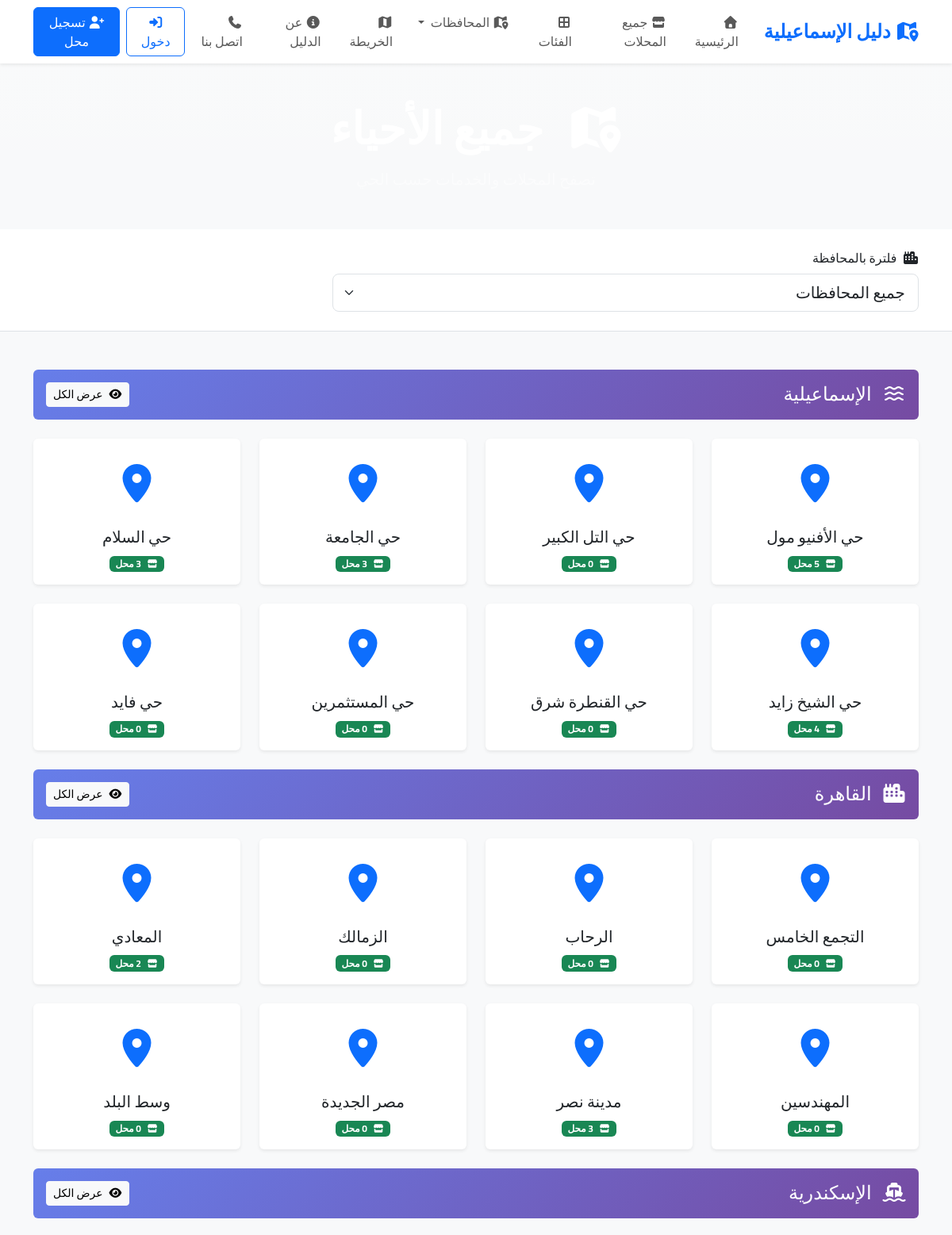
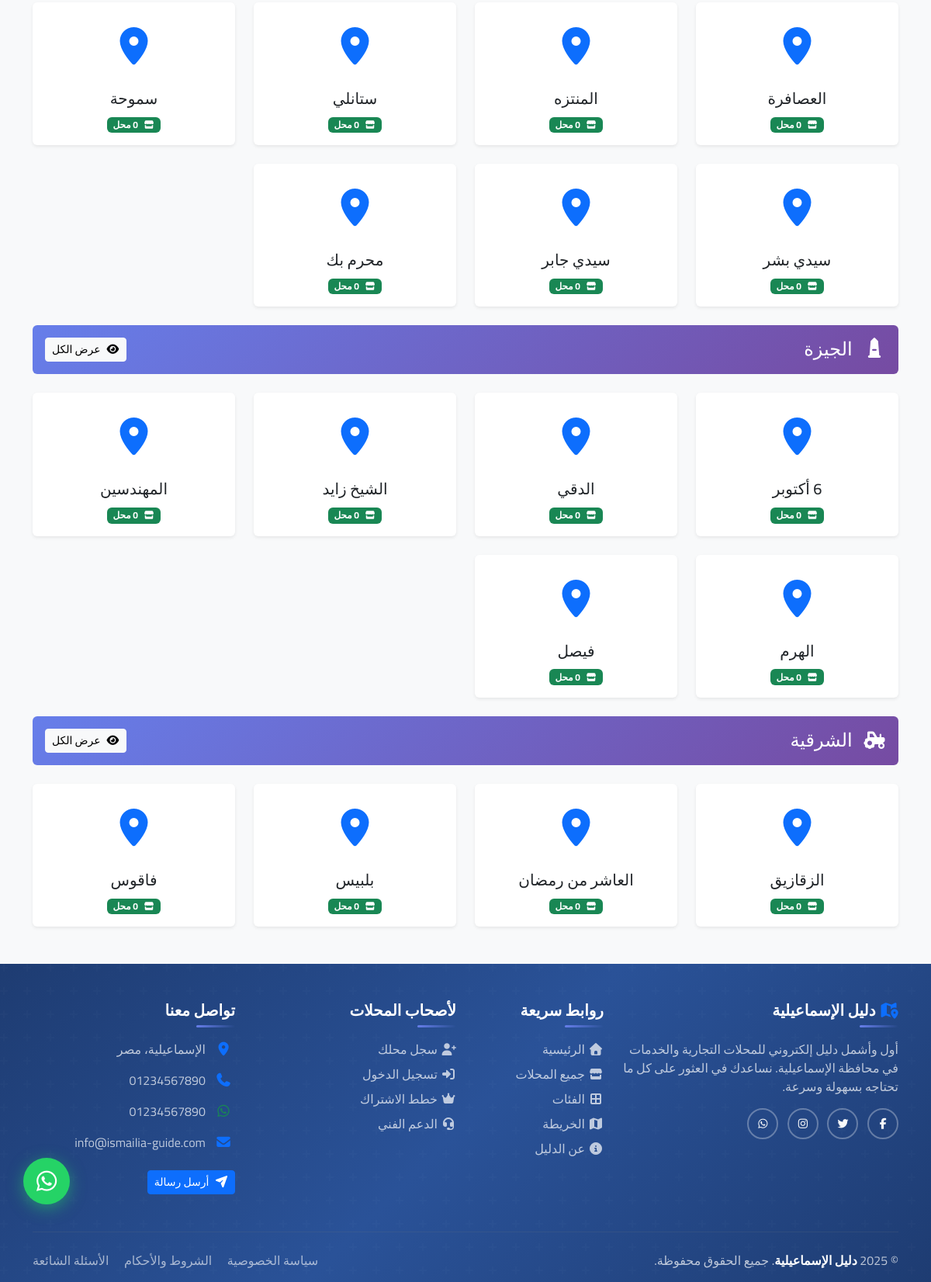
Screenshot of /districts/ with the database file from the repository (2 pictures, top to bottom).
### directory/models.py (models this page shows, shortened)
class Governorate(models.Model):
    name = models.CharField(
        max_length=100,
        unique=True,
        verbose_name='اسم المحافظة',
        help_text='مثال: الإسماعيلية، الشرقية، بورسعيد',
        db_index=True
    )
    slug = models.SlugField(
        max_length=100,
        unique=True,
        blank=True,
        allow_unicode=True,
        verbose_name='الرابط'
    )
    description = models.TextField(
        blank=True,
        verbose_name='الوصف',
        help_text='معلومات عن المحافظة (اختياري)'
    )
    icon = models.CharField(
        max_length=50,
        blank=True,
        default='fas fa-city',
        verbose_name='أيقونة Font Awesome',
        help_text='مثال: fas fa-city'
    )
    image = models.ImageField(
        upload_to='governorates/%Y/%m/',
        blank=True,
        null=True,
        verbose_name='صورة المحافظة',
        help_text='صورة تمثيلية للمحافظة (اختياري)'
    )
    is_active = models.BooleanField(
        default=True,
        verbose_name='نشط',
        help_text='إلغاء التفعيل يخفي المحافظة من الموقع'
    )
    order = models.IntegerField(
        default=0,
        verbose_name='الترتيب',
        help_text='رقم أصغر = يظهر أولاً'
    )
    created_at = models.DateTimeField(
        auto_now_add=True,
        verbose_name='تاريخ الإنشاء'
    )
    updated_at = models.DateTimeField(
        auto_now=True,
        verbose_name='تاريخ التحديث'
    )
    class Meta:
        verbose_name = 'محافظة'
        verbose_name_plural = 'المحافظات'
        ordering = ['order', 'name']
        indexes = [
            models.Index(fields=['slug']),
            models.Index(fields=['is_active', 'order']),
        ]

class District(models.Model):
    governorate = models.ForeignKey(
        'Governorate',
        on_delete=models.CASCADE,
        related_name='districts',
        related_query_name='district',
        verbose_name='المحافظة'
    )
    name = models.CharField(
        max_length=100,
        verbose_name='اسم الحي',
        db_index=True
    )
    slug = models.SlugField(
        max_length=100,
        unique=True,
        blank=True,
        allow_unicode=True,
        verbose_name='الرابط'
    )
    description = models.TextField(
        blank=True,
        verbose_name='الوصف',
        help_text='وصف تفصيلي للحي (اختياري)'
    )
    is_active = models.BooleanField(
        default=True,
        verbose_name='نشط'
    )
    order = models.IntegerField(
        default=0,
        verbose_name='الترتيب'
    )
    created_at = models.DateTimeField(
        auto_now_add=True,
        verbose_name='تاريخ الإنشاء'
    )
    updated_at = models.DateTimeField(
        auto_now=True,
        verbose_name='تاريخ التحديث'
    )
    class Meta:
        verbose_name = 'حي'
        verbose_name_plural = 'الأحياء'
        ordering = ['governorate__order', 'governorate__name', 'order', 'name']
        indexes = [
            models.Index(fields=['slug']),
            models.Index(fields=['governorate', 'is_active']),
            models.Index(fields=['is_active', 'order']),
        ]
        unique_together = [['governorate', 'name']]  # منع تكرار اسم الحي في نفس المحافظة

### directory/views.py (the view)
# urls.py: path('districts/', views.districts_view, name='districts'),
def districts_view(request):
    governorate_slug = request.GET.get('governorate')
    selected_governorate = None
    districts = District.objects.filter(is_active=True).select_related('governorate')
    if governorate_slug:
        districts = districts.filter(governorate__slug=governorate_slug)
        selected_governorate = Governorate.objects.filter(slug=governorate_slug).first()
    districts = districts.annotate(
        business_count=Count(
            'business',  # ✅ مفرد (related_query_name)
            filter=Q(business__is_active=True, business__is_verified=True)
        )
    ).order_by('governorate__order', 'governorate__name', 'name')
    governorates = Governorate.objects.filter(is_active=True).order_by('order', 'name')
    context = {
        'districts': districts,
        'governorates': governorates,
        'selected_governorate': selected_governorate,
        'page_title': 'الأحياء',
        'page_description': 'تصفح المحلات والخدمات حسب الحي',
    }
    return render(request, 'directory/districts.html', context)

### accounts/context_processors.py (called while the page is built, shortened)
def admin_stats(request):
    if not request.user.is_authenticated or not (request.user.is_staff or request.user.is_superuser):
        return {}

### directory/context_processors.py (called while the page is built)
def seo_defaults(request):
    return {
        'seo': {
            'site_name': getattr(settings, 'SITE_NAME', 'دليل الإسماعيلية'),
            'title': 'دليل الإسماعيلية - دليل شامل للمحلات والخدمات',
            'description': 'دليل شامل للمحلات التجارية والخدمات في الإسماعيلية والمحافظات المجاورة',
            'keywords': 'الإسماعيلية، دليل، محلات، خدمات، مطاعم، صيدليات',
        'navbar_categories': Category.objects.filter(
            is_active=True
        ).order_by('order', 'name')[:8],
        'navbar_governorates': Governorate.objects.filter(
            is_active=True
        ).order_by('order', 'name'),
        'total_categories': Category.objects.filter(is_active=True).count(),
        'total_governorates': Governorate.objects.filter(is_active=True).count(),
        'total_districts': District.objects.filter(is_active=True).count(),
    }
        }

def navbar_context(request):
    navbar_governorates = Governorate.objects.filter(
        is_active=True
    ).annotate(
        business_count=Count(
            'district__business',
            filter=Q(
                district__business__is_active=True,
                district__business__is_verified=True
            ),
            distinct=True
        )
    ).order_by('order', 'name')[:6]
    pending_businesses_count = 0
    pending_reviews_count = 0  # ← صفر مؤقتاً
    if request.user.is_authenticated and (request.user.is_staff or request.user.is_superuser):
        pending_businesses_count = Business.objects.filter(is_verified=False).count()
    return {
        'navbar_governorates': navbar_governorates,
        'pending_businesses_count': pending_businesses_count,
        'pending_reviews_count': pending_reviews_count,
    }

### directory/converters.py (called while the page is built)
    def to_url(self, value):
        return str(value)

### templates/directory/districts.html (shortened to what this page needs)
{% extends 'base.html' %}
{% load static %}
{% block content %}
<section class="districts-hero py-5 bg-gradient">
    <div class="container text-center">
        <h1 class="display-4 fw-bold text-white mb-3">
            <i class="fas fa-map-marked-alt me-3"></i>
        </h1>
        <p class="lead text-white-50 mb-0">
        </p>
    </div>
</section>
<section class="filter-section py-4 bg-white border-bottom">
    <div class="container">
        <form method="GET" class="row g-3 align-items-end">
            <div class="col-md-8">
                <label class="form-label">
                    <i class="fas fa-city me-1"></i>
                    فلترة بالمحافظة
                </label>
                <select name="governorate" class="form-select form-select-lg" onchange="this.form.submit()">
                    <option value="">جميع المحافظات</option>
                </select>
            </div>
        </form>
    </div>
</section>
<section class="districts-section py-5">
    <div class="container">
        {% if districts %}
        <div class="row g-4">
            {% regroup districts by governorate as governorate_list %}
            {% for governorate_group in governorate_list %}
            <div class="col-12">
                <div class="governorate-header p-3 bg-primary text-white rounded d-flex justify-content-between align-items-center">
                    <h4 class="mb-0">
                        <i class="{{ governorate_group.grouper.icon|default:'fas fa-city' }} me-2"></i>
                        {{ governorate_group.grouper.name }}
                    </h4>
                    <a href="{% url 'governorate_detail' governorate_group.grouper.slug %}"
                       class="btn btn-light btn-sm">
                        <i class="fas fa-eye me-1"></i>
                        عرض الكل
                    </a>
                </div>
            </div>
            {% for district in governorate_group.list %}
            <div class="col-lg-3 col-md-4 col-sm-6">
                <a href="{% url 'district_detail' district.slug %}"
                   class="district-card card h-100 text-decoration-none border-0 shadow-sm">
                    <div class="card-body text-center">
                        <div class="district-icon mb-3">
                            <i class="fas fa-map-marker-alt fa-3x text-primary"></i>
                        </div>
                        <h5 class="card-title mb-2">{{ district.name }}</h5>
                        <div class="business-count">
                            <span class="badge bg-success">
                                <i class="fas fa-store me-1"></i>
                                {{ district.business_count }} محل
                            </span>
                        </div>
                    </div>
                </a>
            </div>
            {% endfor %}
            {% endfor %}
        </div>
        {% else %}
        <div class="text-center py-5">
            <i class="fas fa-map-marker-alt fa-4x text-muted mb-3"></i>
            <h4 class="text-muted">لا توجد أحياء متاحة</h4>
        </div>
        {% endif %}
    </div>
</section>
{% endblock %}

### static/css/style.css (style rules this page uses)
body, h1, h2, h3, h4, h5, h6, p, a, button, input, textarea, select, label, span, div { font-family: 'Cairo', sans-serif; }
body { background-color: #f8f9fa; min-height: 100vh; display: flex; flex-direction: column; }
.card { border: none; box-shadow: 0 2px 10px rgba(0,0,0,0.08); transition: transform 0.3s, box-shadow 0.3s; height: 100%; }

### static/css/animations.css (style rules this page uses)
html { scroll-behavior: smooth; }

### templates/base.html (style rules this page uses)
* { font-family: 'Cairo', sans-serif; }
html { scroll-behavior: smooth; height: 100%; }
body { min-height: 100%; display: flex; flex-direction: column; background-color: #f8f9fa; margin: 0; padding: 0; }

### templates/directory/districts.html (style rules this page uses)
.bg-gradient { background: linear-gradient(135deg, #667eea 0%, #764ba2 100%); }
.governorate-header { background: linear-gradient(135deg, #667eea 0%, #764ba2 100%) !important; }
.district-card { transition: all 0.3s ease; cursor: pointer; }
.district-icon { height: 80px; display: flex; align-items: center; justify-content: center; }
.district-icon i { transition: all 0.3s ease; }

### templates/includes/navbar.html (style rules this page uses)
.btn { transition: all 0.3s ease; }

### rows the page displays
Governorate: grouper.name "الإسماعيلية"
District: name "حي الأفنيو مول", business_count "5"
District: name "حي التل الكبير", business_count "0"
District: name "حي الجامعة", business_count "3"
District: name "حي السلام", business_count "3"
District: name "حي الشيخ زايد", business_count "4"
District: name "حي القنطرة شرق", business_count "0"
District: name "حي المستثمرين", business_count "0"
District: name "حي فايد", business_count "0"
Governorate: grouper.name "القاهرة"
District: name "التجمع الخامس", business_count "0"
District: name "الرحاب", business_count "0"
District: name "الزمالك", business_count "0"
District: name "المعادي", business_count "2"
District: name "المهندسين", business_count "0"
District: name "مدينة نصر", business_count "3"
District: name "مصر الجديدة", business_count "0"
District: name "وسط البلد", business_count "0"
Governorate: grouper.name "الإسكندرية"
District: name "العصافرة", business_count "0"
District: name "المنتزه", business_count "0"
District: name "ستانلي", business_count "0"
District: name "سموحة", business_count "0"
District: name "سيدي بشر", business_count "0"
District: name "سيدي جابر", business_count "0"
District: name "محرم بك", business_count "0"
Governorate: grouper.name "الجيزة"
District: name "6 أكتوبر", business_count "0"
District: name "الدقي", business_count "0"
District: name "الشيخ زايد", business_count "0"
District: name "المهندسين", business_count "0"
District: name "الهرم", business_count "0"
District: name "فيصل", business_count "0"
Governorate: grouper.name "الشرقية"
District: name "الزقازيق", business_count "0"
District: name "العاشر من رمضان", business_count "0"
District: name "بلبيس", business_count "0"
District: name "فاقوس", business_count "0"
